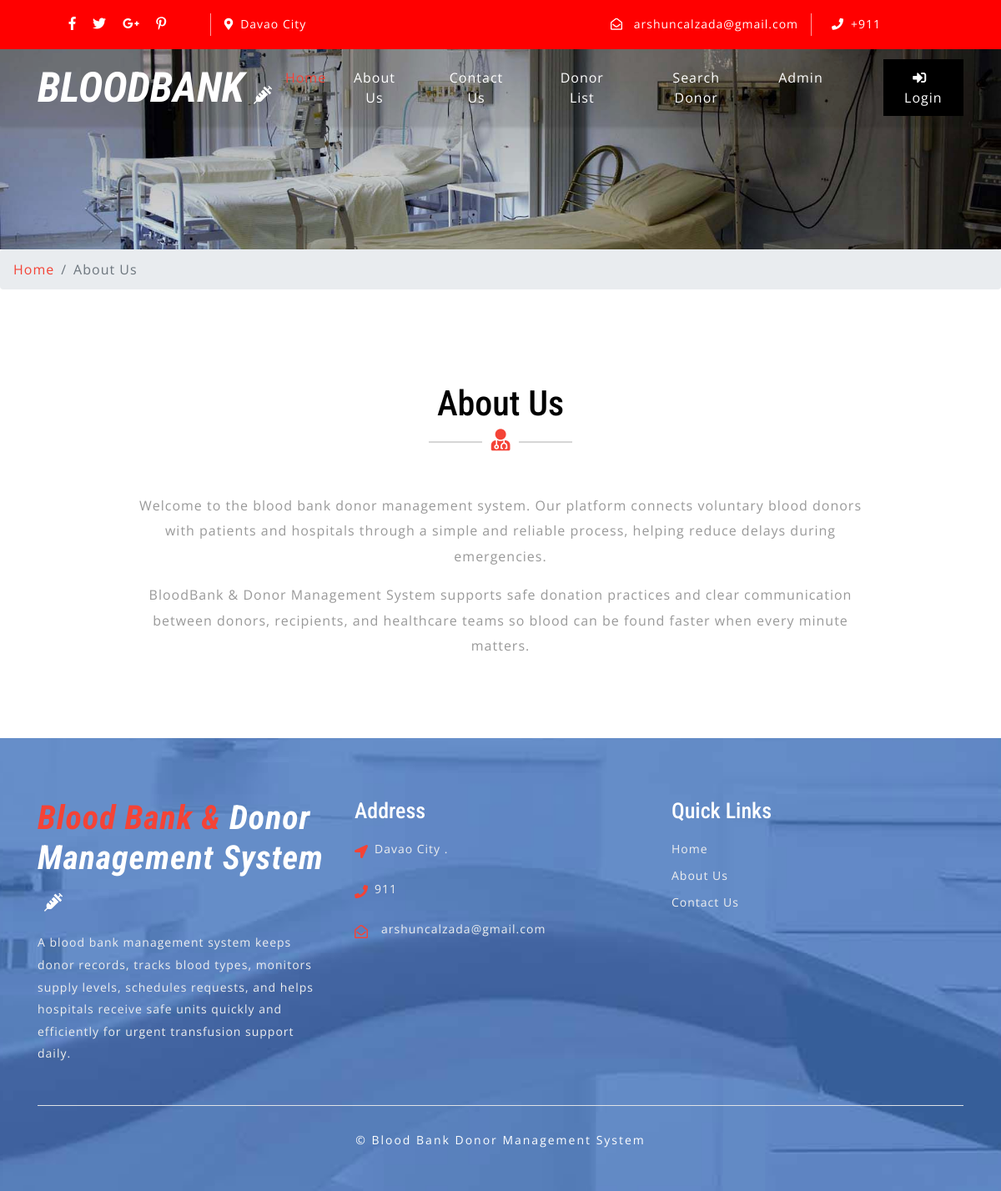
Page /about.php on the committed database.
### tables this page shows
CREATE TABLE `tblcontactusinfo` (
  `id` int(11) NOT NULL,
  `Address` tinytext DEFAULT NULL,
  `EmailId` varchar(255) DEFAULT NULL,
  `ContactNo` char(11) DEFAULT NULL
);

CREATE TABLE `tblpages` (
  `id` int(11) NOT NULL,
  `PageName` varchar(255) DEFAULT NULL,
  `type` varchar(255) NOT NULL DEFAULT '',
  `detail` longtext NOT NULL
);

### about.php (the view, shortened to what this page needs)
<?php
include('includes/config.php');
?>
<!DOCTYPE html>
<html lang="zxx">
<head>
	<link rel="stylesheet" href="css/bootstrap.css">
	<link rel="stylesheet" href="css/style.css" type="text/css" media="all" />
	<link rel="stylesheet" href="css/fontawesome-all.css">
</head>
<body>
	<?php include('includes/header.php');?>
	<div class="inner-banner-w3ls">
	</div>
	<div class="breadcrumb-agile">
		<div aria-label="breadcrumb">
			<ol class="breadcrumb">
				<li class="breadcrumb-item">
					<a href="index.php">Home</a>
				</li>
				<li class="breadcrumb-item active" aria-current="page">About Us</li>
			</ol>
		</div>
	</div>
	<section class="about py-5">
		<div class="container py-xl-5 py-lg-3">
			<?php
$pagetype="aboutus";
$sql = "SELECT type,detail,PageName from tblpages where type=:pagetype";
$query = $dbh -> prepare($sql);
$query->bindParam(':pagetype',$pagetype,PDO::PARAM_STR);
$query->execute();
$results=$query->fetchAll(PDO::FETCH_OBJ);
if($query->rowCount() > 0)
{
foreach($results as $result)
{ ?>
			<div class="w3ls-titles text-center mb-md-5 mb-4">
				<h3 class="title"><?php   echo htmlentities($result->PageName); ?></h3>
				<span>
					<i class="fas fa-user-md"></i>
				</span>
			</div>
			<?php
			$aboutIntro = trim(strip_tags($result->detail));
			$aboutIntro = rtrim($aboutIntro, ". \t\n\r\0\x0B");
			?>
			<p class="aboutpara text-center mx-auto">
				<?php echo htmlentities($aboutIntro); ?>. Our platform connects voluntary blood donors with patients and hospitals
				through a simple and reliable process, helping reduce delays during emergencies.
			</p>
			<p class="aboutpara text-center mx-auto mt-3">
				BloodBank & Donor Management System supports safe donation practices and clear communication between donors,
				recipients, and healthcare teams so blood can be found faster when every minute matters.
			</p>
<?php } } ?>
		</div>
	</section>
	<?php include('includes/footer.php');?>
</body>
</html>

### includes/header.php (shortened to what this page needs)
    <header>
        <div class="top-bar py-3">
            <div class="container">
                <div class="row">
                    <div class="col-lg-7 top-social-agile">
                        <div class="row">
                            <ul class="col-lg-4 col-6 top-right-info text-center">
                                <li>
                                    <a href="#">
                                        <i class="fab fa-facebook-f"></i>
                                    </a>
                                </li>
                                <li class="mx-3">
                                    <a href="#">
                                        <i class="fab fa-twitter"></i>
                                    </a>
                                </li>
                                <li>
                                    <a href="#">
                                        <i class="fab fa-google-plus-g"></i>
                                    </a>
                                </li>
                                <li class="ml-3">
                                    <a href="#">
                                        <i class="fab fa-pinterest-p"></i>
                                    </a>
                                </li>
                            </ul><?php
$sql = "SELECT * from tblcontactusinfo";
$query = $dbh -> prepare($sql);
$query->execute();
$results=$query->fetchAll(PDO::FETCH_OBJ);
if($query->rowCount() > 0)
{
foreach($results as $result)
{ ?>
                            <div class="col-6 header-top_w3layouts pl-3 text-lg-left text-center">
                                <p class="text-white">
                                    <i class="fas fa-map-marker-alt mr-2"></i><?php  echo $result->Address; ?></p>
                            </div>
                        </div>
                    </div>
                    <div class="col-lg-5 top-social-agile text-lg-right text-center">
                        <div class="row">
                            <div class="col-lg-7 col-6 top-w3layouts">
                                <p class="text-white">
                                    <i class="far fa-envelope-open mr-2"></i>
                                    <a href="mailto:info@example.com" class="text-white"><?php  echo $result->EmailId; ?></a>
                                </p>
                            </div>
                            <div class="col-lg-5 col-6 header-w3layouts pl-4 text-lg-left">
                                <p class="text-white">
                                    <i class="fas fa-phone mr-2"></i>+<?php  echo $result->ContactNo; ?></p>
                            </div>
                        </div><?php } } ?>
                    </div>
                </div>
            </div>
        </div>
    </header>
    <div id="home">
        <div class="main-top py-1">
            <nav class="navbar navbar-expand-lg navbar-light fixed-navi">
                <div class="container">
                    <h1>
                        <a class="navbar-brand font-weight-bold font-italic" href="index.php">
                            <span></span>BLOODBANK
                            <i class="fas fa-syringe"></i>
                        </a>
                    </h1>
                    <div class="collapse navbar-collapse text-center" id="navbarSupportedContent">
                        <ul class="navbar-nav ml-lg-auto">
                            <li class="nav-item active mt-lg-0 mt-3">
                                <a class="nav-link" href="index.php">Home
                                </a>
                            </li>
                            <li class="nav-item mx-lg-4 my-lg-0 my-3">
                                <a class="nav-link" href="about.php">About Us</a>
                            </li>
                            <li class="nav-item mx-lg-4 my-lg-0 my-3">
                                <a class="nav-link" href="contact.php">Contact Us</a>
                            </li>
                            <li class="nav-item mx-lg-4 my-lg-0 my-3">
                                <a class="nav-link" href="donor-list.php">Donor List</a>
                            </li>
                            <li class="nav-item mx-lg-4 my-lg-0 my-3">
                                <a class="nav-link" href="search-donor.php">Search Donor</a>
                            </li>
                            <?php if (strlen($_SESSION['bbdmsdid']==0)) {?>
                            <li class="nav-item mx-lg-4 my-lg-0 my-3">
                                <a class="nav-link" href="admin/index.php">Admin</a>
                            </li>
                        </ul>
                        <a href="login.php" class="login-button ml-lg-5 mt-lg-0 mt-4 mb-lg-0 mb-3" >
                            <i class="fas fa-sign-in-alt mr-2"></i>Login</a><?php } ?>
                    </div>
                </div>
            </nav>
        </div>
    </div>

### includes/footer.php (shortened to what this page needs)
<footer>
    <div class="w3ls-footer-grids pt-sm-4 pt-3">
      <div class="container py-xl-5 py-lg-3">
        <div class="row">
          <div class="col-md-4 w3l-footer">
            <h2 class="mb-sm-3 mb-2">
              <a href="index.php" class="text-white font-italic font-weight-bold">
                <span>Blood Bank & </span>Donor Management System
                <i class="fas fa-syringe ml-2"></i>
              </a>
            </h2>
            <p>A blood bank management system keeps donor records, tracks blood types, monitors supply levels, schedules requests, and helps hospitals receive safe units quickly and efficiently for urgent transfusion support daily.</p>
          </div>
          <div class="col-md-4 w3l-footer my-md-0 my-4">
            <h3 class="mb-sm-3 mb-2 text-white">Address</h3>
            <ul class="list-unstyled">
              <?php
$sql = "SELECT * from tblcontactusinfo";
$query = $dbh -> prepare($sql);
$query->execute();
$results=$query->fetchAll(PDO::FETCH_OBJ);
if($query->rowCount() > 0)
{
foreach($results as $result)
{ ?>
              <li>
                <i class="fas fa-location-arrow float-left"></i>
                <p class="ml-4">
                  <span><?php  echo $result->Address; ?>. </p>
                <div class="clearfix"></div>
              </li>
              <li class="my-3">
                <i class="fas fa-phone float-left"></i>
                <p class="ml-4"><?php  echo $result->ContactNo; ?></p>
                <div class="clearfix"></div>
              </li>
              <li>
                <i class="far fa-envelope-open float-left"></i>
                <a href="mailto:info@example.com" class="ml-3"><?php  echo $result->EmailId; ?></a>
                <div class="clearfix"></div>
              </li>
            <?php } } ?></ul>
          </div>
          <div class="col-md-4 w3l-footer">
            <h3 class="mb-sm-3 mb-2 text-white">Quick Links</h3>
            <div class="nav-w3-l">
              <ul class="list-unstyled">
                <li>
                  <a href="index.php">Home</a>
                </li>
                <li class="mt-2">
                  <a href="about.php">About Us</a>
                </li>
                <li class="mt-2">
                  <a href="contact.php">Contact Us</a>
                </li>
              </ul>
            </div>
          </div>
        </div>
        <div class="border-top mt-5 pt-lg-4 pt-3 pb-lg-0 pb-3 text-center">
          <p class="copy-right-grids mt-lg-1">©  Blood Bank Donor Management System
          </p>
        </div>
      </div>
    </div>
  </footer>

### css/style.css (style rules this page uses)
body { padding: 0; margin: 0; background: #FFF; font-family: 'Open Sans', sans-serif; }
body a { transition: 0.5s all; -webkit-transition: 0.5s all; -moz-transition: 0.5s all; -o-transition: 0.5s all; -ms-transition: 0.5s all; text-decoration: none; }
h1, h2, h3, h4, h5, h6 { margin: 0; padding: 0; font-family: 'Roboto Condensed', sans-serif; }
p { margin: 0; padding: 0; font-family: 'Open Sans', sans-serif; font-size: 15px; letter-spacing: 1px; line-height: 1.9; color: #999; }
ul, ol { margin: 0; padding: 0; }
.top-bar { background: red; }
.top-right-info li i { color: #fff; transition: 0.5s all; -webkit-transition: 0.5s all; -moz-transition: 0.5s all; -o-transition: 0.5s all; -ms-transition: 0.5s all; }
.top-right-info li { display: inline-block; }
.header-top_w3layouts p, .header-w3layouts p, .top-w3layouts p { font-size: 14px; }
.header-top_w3layouts, .header-w3layouts { border-left: 1px solid rgba(255, 255, 255, 0.63); }
div#home { position: relative; }
.main-top { position: absolute; z-index: 999; width: 100%; background: rgba(0, 0, 0, 0.1); box-shadow: 0 2px 3px 0 rgba(0, 0, 0, 0.1); -webkit-transition: background-color .1s ease-in-out; -moz-transition: background-color .1s ease-in-out; -ms-transition: background-color .1s ease-in-out; -o-transition: background-color .1s ease-in-out; transition: background-color .1s ease-in-out; }
.navbar-light .navbar-nav .nav-link { padding: 0; color: #fff; background: transparent; font-size: 16px; letter-spacing: 1px; }
.navbar-light .navbar-nav .show>.nav-link, .navbar-light .navbar-nav .active>.nav-link, .navbar-light .navbar-nav .nav-link.show, .navbar-light .navbar-nav .nav-link.active, .navbar-light .navbar-nav .nav-link:hover, .navbar-light .navbar-nav .nav-link:focus { color: #f44336; }
nav.fixed-navi ul { list-style: none; margin: 0; padding: 0; }
nav.fixed-navi ul li { float: left; }
a.navbar-brand { color: #fff; font-size: 50px; padding: 0; }
.navbar-light .navbar-brand, .navbar-light .navbar-brand:hover, .navbar-light .navbar-brand:focus { color: #fff; }
.w3l-footer h2 a span { color: #f44336; }
a.navbar-brand i, .w3l-footer h2 a i { color: #fff; font-size: 22px; }
a.login-button { color: #fff; letter-spacing: 1px; font-size: 16px; padding: 10px 15px; background: #000; display: inline-block; }
h3.title { color: #000; font-size: 42px; }
.w3ls-titles span { position: relative; }
.w3ls-titles span:before { content: " "; background: #d6d6d6; width: 64px; height: 2px; position: absolute; top: 9px; left: -75px; }
.w3ls-titles span:after { content: " "; background: #d6d6d6; width: 64px; height: 2px; position: absolute; top: 9px; right: -75px; }
.w3ls-titles i { color: #f44336; font-size: 26px; margin-top: 5px; }
footer { background: url(../images/bg3.jpg) no-repeat center fixed; background-size: cover; -webkit-background-size: cover; -moz-background-size: cover; -o-background-size: cover; -moz-background-size: cover; }
.w3l-footer h2 a { font-size: 40px; letter-spacing: 1px; }
.w3l-footer h3 { font-size: 26px; }
.w3l-footer p, .w3l-footer p a, .w3l-footer ul li a { font-size: 14px; color: #efefef; letter-spacing: 1px; }
.w3l-footer ul li i { color: #f44336; line-height: 2; }
p.copy-right-grids { font-size: 14px; color: #fff; letter-spacing: 2px; }
.inner-banner-w3ls { background: url(../images/banner3.jpg) no-repeat center; background-size: cover; -webkit-background-size: cover; -moz-background-size: cover; -o-background-size: cover; -moz-background-size: cover; height: 20vw; }
.breadcrumb li a { color: #f44336; }
.breadcrumb li { letter-spacing: 1px; color: #000; }
.about p.aboutpara { font-size: 16px; max-width: 900px; }

### rows in the picture
tblcontactusinfo: Address "Davao City", EmailId "arshuncalzada@gmail.com", ContactNo "911"
tblpages: PageName "About Us", detail "Welcome to the blood bank donor management system"
